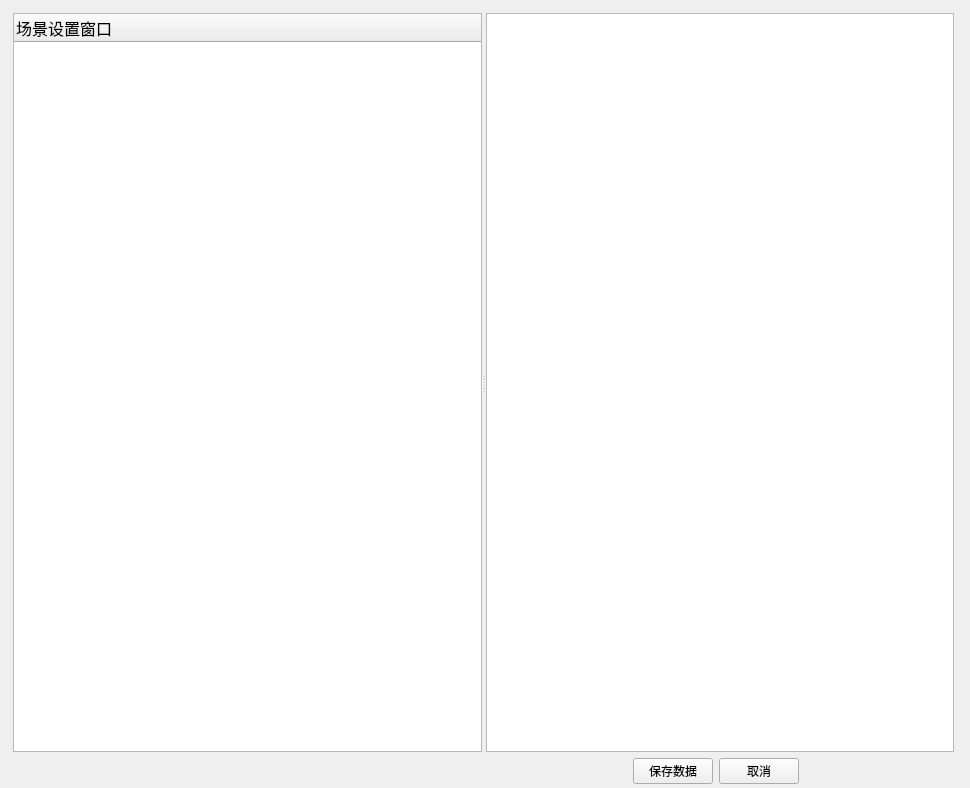
<?xml version="1.0" encoding="UTF-8"?>
<ui version="4.0">
 <class>Form</class>
 <widget class="QWidget" name="Form">
  <property name="geometry">
   <rect>
    <x>0</x>
    <y>0</y>
    <width>970</width>
    <height>788</height>
   </rect>
  </property>
  <property name="windowTitle">
   <string>Form</string>
  </property>
  <widget class="QWidget" name="layoutWidget">
   <property name="geometry">
    <rect>
     <x>13</x>
     <y>13</y>
     <width>941</width>
     <height>771</height>
    </rect>
   </property>
   <layout class="QVBoxLayout" name="verticalLayout">
    <item>
     <widget class="QSplitter" name="splitter">
      <property name="sizePolicy">
       <sizepolicy hsizetype="Expanding" vsizetype="Expanding">
        <horstretch>0</horstretch>
        <verstretch>0</verstretch>
       </sizepolicy>
      </property>
      <property name="orientation">
       <enum>Qt::Horizontal</enum>
      </property>
      <widget class="QTreeWidget" name="treeWidget">
       <property name="sizePolicy">
        <sizepolicy hsizetype="Expanding" vsizetype="Expanding">
         <horstretch>0</horstretch>
         <verstretch>0</verstretch>
        </sizepolicy>
       </property>
       <property name="contextMenuPolicy">
        <enum>Qt::NoContextMenu</enum>
       </property>
       <property name="lineWidth">
        <number>1</number>
       </property>
       <column>
        <property name="text">
         <string>场景设置窗口</string>
        </property>
        <property name="font">
         <font>
          <pointsize>12</pointsize>
         </font>
        </property>
       </column>
      </widget>
      <widget class="QGraphicsView" name="graphicsView">
       <property name="sizePolicy">
        <sizepolicy hsizetype="Expanding" vsizetype="Expanding">
         <horstretch>0</horstretch>
         <verstretch>0</verstretch>
        </sizepolicy>
       </property>
      </widget>
     </widget>
    </item>
    <item>
     <layout class="QHBoxLayout" name="horizontalLayout">
      <item>
       <spacer name="horizontalSpacer">
        <property name="orientation">
         <enum>Qt::Horizontal</enum>
        </property>
        <property name="sizeHint" stdset="0">
         <size>
          <width>40</width>
          <height>20</height>
         </size>
        </property>
       </spacer>
      </item>
      <item>
       <spacer name="horizontalSpacer_3">
        <property name="orientation">
         <enum>Qt::Horizontal</enum>
        </property>
        <property name="sizeHint" stdset="0">
         <size>
          <width>40</width>
          <height>20</height>
         </size>
        </property>
       </spacer>
      </item>
      <item>
       <spacer name="horizontalSpacer_4">
        <property name="orientation">
         <enum>Qt::Horizontal</enum>
        </property>
        <property name="sizeHint" stdset="0">
         <size>
          <width>40</width>
          <height>20</height>
         </size>
        </property>
       </spacer>
      </item>
      <item>
       <spacer name="horizontalSpacer_5">
        <property name="orientation">
         <enum>Qt::Horizontal</enum>
        </property>
        <property name="sizeHint" stdset="0">
         <size>
          <width>40</width>
          <height>20</height>
         </size>
        </property>
       </spacer>
      </item>
      <item>
       <widget class="QPushButton" name="pushButton">
        <property name="text">
         <string>保存数据</string>
        </property>
       </widget>
      </item>
      <item>
       <widget class="QPushButton" name="pushButton_2">
        <property name="text">
         <string>取消</string>
        </property>
       </widget>
      </item>
      <item>
       <spacer name="horizontalSpacer_2">
        <property name="orientation">
         <enum>Qt::Horizontal</enum>
        </property>
        <property name="sizeHint" stdset="0">
         <size>
          <width>40</width>
          <height>20</height>
         </size>
        </property>
       </spacer>
      </item>
     </layout>
    </item>
   </layout>
  </widget>
 </widget>
 <resources/>
 <connections/>
</ui>
